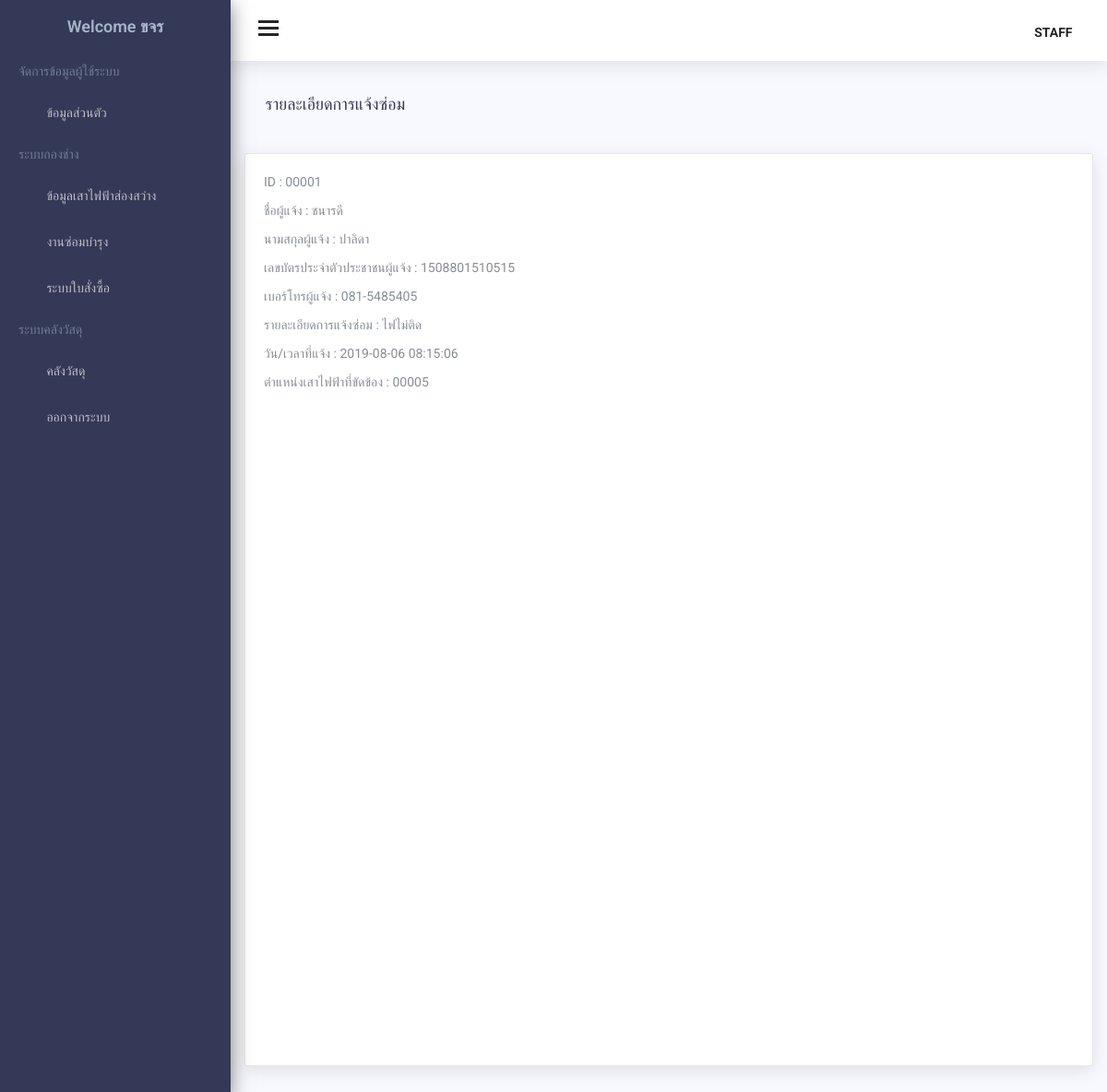
Page /admin_detail.php?declarationId=1 (signed in) on the committed database.
### tables this page shows
CREATE TABLE `member` (
  `member_id` int(3) UNSIGNED ZEROFILL NOT NULL,
  `member_email` varchar(25) NOT NULL,
  `Password` varchar(20) NOT NULL,
  `conPassword` varchar(20) NOT NULL,
  `member_fname` varchar(30) NOT NULL,
  `member_lname` varchar(30) NOT NULL,
  `member_gender` varchar(4) NOT NULL,
  `member_birthdate` date NOT NULL,
  `member_age` int(2) NOT NULL,
  `member_id_card` char(13) NOT NULL,
  `member_tel` char(11) NOT NULL,
  `member_typeid` int(1) NOT NULL,
  `member_pic` varchar(30) DEFAULT NULL,
  `member_status` char(1) NOT NULL DEFAULT '1'
);

CREATE TABLE `declaration` (
  `declaration_id` int(5) UNSIGNED ZEROFILL NOT NULL,
  `Informate_fname` varchar(30) NOT NULL,
  `Informate_lname` varchar(30) NOT NULL,
  `informant_id_card` char(13) NOT NULL,
  `informant_tel` char(11) NOT NULL,
  `repairing_detail` varchar(300) NOT NULL,
  `declaration_date` timestamp NOT NULL DEFAULT '0000-00-00 00:00:00' ON UPDATE CURRENT_TIMESTAMP,
  `repairing_status` int(1) NOT NULL,
  `LOC_ID` int(5) UNSIGNED ZEROFILL NOT NULL
);

CREATE TABLE `location` (
  `LOC_ID` int(5) UNSIGNED ZEROFILL NOT NULL,
  `LOC_NAME` varchar(30) NOT NULL,
  `LAT` varchar(20) NOT NULL,
  `LNG` varchar(20) NOT NULL,
  `LOC_DETAIL` varchar(200) DEFAULT NULL,
  `LOC_DATE` timestamp NOT NULL DEFAULT CURRENT_TIMESTAMP,
  `village_id` int(2) NOT NULL,
  `lamp_id` int(3) NOT NULL,
  `status` char(1) NOT NULL DEFAULT '1'
);

### admin_detail.php (the view, shortened to what this page needs)
<?php
include('connect.php');
$strSQL = "SELECT * FROM declaration INNER JOIN location on declaration.LOC_ID = location.LOC_ID ". "WHERE declaration_id = '" . $_GET['declarationId'] . "'";
mysqli_set_charset($conn, 'utf8');
$objQuery = mysqli_query($conn, $strSQL);
$objResult = mysqli_fetch_array($objQuery, MYSQLI_ASSOC);
?>
<?php
include("informant_show.php");
?>
<!DOCTYPE html>
<html lang="en">
<head>
    <link href="assets/css/lib/weather-icons.css" rel="stylesheet" />
    <link href="assets/css/lib/owl.carousel.min.css" rel="stylesheet" />
    <link href="assets/css/lib/owl.theme.default.min.css" rel="stylesheet" />
    <link href="assets/css/lib/font-awesome.min.css" rel="stylesheet">
    <link href="assets/css/lib/themify-icons.css" rel="stylesheet">
    <link href="assets/css/lib/menubar/sidebar.css" rel="stylesheet">
    <link href="assets/css/lib/bootstrap.min.css" rel="stylesheet">
    <link href="assets/css/lib/helper.css" rel="stylesheet">
    <link href="assets/css/style.css" rel="stylesheet">
</head>
<body>
    <?php
    include("admin_sidebar.php");
    include("admin_header.php");
    ?>
    <div class="content-wrap">
        <div class="main">
            <div class="container-fluid">
                <div class="row">
                    <div class="col-lg-8 p-r-0 title-margin-right">
                        <div class="page-header">
                            <div class="page-title">
                                <h1>รายละเอียดการแจ้งซ่อม <span> </span></h1>
                            </div>
                        </div>
                    </div>
                    <div class="col-lg-4 p-l-0 title-margin-left">
                        <div class="page-header">
                        </div>
                    </div>
                </div>
            </div>
        </div>
        <div class="col-lg-12">
            <div class="card">
                <div class="card-body">
                    <div class="table-responsive">
                        <label>ID :</label>
                        <?php echo $objResult["declaration_id"]; ?> <br>
                        <label>ชื่อผู้แจ้ง :</label>
                        <?php echo $objResult["Informate_fname"]; ?> <br>
                        <label>นามสกุลผู้แจ้ง :</label>
                        <?php echo $objResult["Informate_lname"]; ?> <br>
                        <label>เลขบัตรประจำตัวประชาชนผู้แจ้ง :</label>
                        <?php echo $objResult["informant_id_card"]; ?> <br>
                        <label>เบอร์โทรผู้แจ้ง :</label>
                        <?php echo $objResult["informant_tel"]; ?> <br>
                        <label>รายละเอียดการแจ้งซ่อม :</label>
                        <?php echo $objResult["repairing_detail"]; ?> <br>
                        <label>วัน/เวลาที่แจ้ง :</label>
                        <?php echo $objResult["declaration_date"]; ?> <br>
                        <label>ตำแหน่งเสาไฟฟ้าที่ขัดข้อง :</label>
                        <?php echo $objResult["LOC_ID"]; ?> <br>
                    </div>
                    <div id="map" style="width:100%;height:700px;"></div>
                </div>
            </div>
        </div>
        <div class="row">
            <div class="col-lg-12">
            </div>
        </div>
    </div>
</body>
</html>

### admin_sidebar.php (shortened to what this page needs)
<?php
include('connect.php');
$strSQL = "SELECT * FROM member WHERE member_id = '" . $_SESSION['member_id'] . "' ";
mysqli_set_charset($conn, 'utf8');
$objQuery = mysqli_query($conn, $strSQL);
$profile = mysqli_fetch_array($objQuery, MYSQLI_ASSOC);
?>
<div class="sidebar sidebar-hide-to-small sidebar-shrink sidebar-gestures">
    <div class="nano">
        <div class="nano-content">
            <ul>
                <div class="logo"><a href="admin_profile.php">
                        <span><span>Welcome </span>
                            <?php echo $profile["member_fname"]; ?>
                        </span></a>
                </div>
                <li class="label">จัดการข้อมูลผู้ใช้ระบบ</li>
                <li><a href="admin_profile.php"><i class="ti-user"></i> ข้อมูลส่วนตัว </a></li>
                <?php if ($_SESSION['member_typeid'] <= 3 || $_SESSION['member_typeid'] == 4) { ?>
                    <li class="label">ระบบกองช่าง</li>
                    <?php if ($_SESSION['member_typeid'] <= 2 || $_SESSION['member_typeid'] == 4) { ?>
                        <li><a class="sidebar-sub-toggle"><i class="ti-shine"></i> ข้อมูลเสาไฟฟ้าส่องสว่าง <span class="sidebar-collapse-icon ti-angle-down"></span></a>
                        </li>
                    <?php } ?>
                    <li><a class="sidebar-sub-toggle"><i class="ti-alert"></i> งานซ่อมบำรุง <span class="sidebar-collapse-icon ti-angle-down"></span></a>
                    </li>
                    <li><a href="orders.php"><i class="ti-receipt"></i> ระบบใบสั่งซื้อ </a></li>
                <?php } ?>
                <?php if ($_SESSION['member_typeid'] <= 2) { ?>
                    <li class="label">ระบบคลังวัสดุ</li>
                    <li><a class="sidebar-sub-toggle"><i class="ti-home"></i> คลังวัสดุ <span class="sidebar-collapse-icon ti-angle-down"></span></a>
                    </li>
                <?php } ?>
                <li><a href="logout.php"><i class="ti-close"></i> ออกจากระบบ</a></li>
            </ul>
        </div>
    </div>
</div>

### rows in the picture
member: member_fname "ขจร"
declaration: declaration_id "00001", Informate_fname "ชนารดี", Informate_lname "ปาลิดา", informant_id_card "1508801510515", informant_tel "081-5485405", repairing_detail "ไฟไม่ติด", declaration_date "2019-08-06 08:15:06", LOC_ID.LOC_ID "00005"
